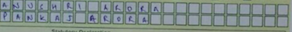
#> input picture fill3.png, 292 x 32 px
$ python seg_rect.py   (older library calls are emulated)
#> lines starting #> are read from the running program, lines starting #| are printed output that depends on the picture; after the words box and inside, x2 and y2 are one past the last pixel; in counts of white or black regions, pixels touching at a corner belong together
import cv2
import numpy as np
import matplotlib as plt


img_clr = cv2.imread('fill3.png')
#> img_clr is the input picture: shape (32, 292, 3); mean B, G, R 136.3, 140.5, 127.2
img = cv2.imread('fill3.png',cv2.IMREAD_GRAYSCALE)
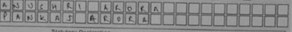
#> img: shape (32, 292); min 43, max 175, mean 135.6

# resize image
print(img.shape)
#| (32, 292)
scale = 800.0 / img.shape[1]
#> scale = 2.74
resized = cv2.resize(img, (int(img.shape[1] * scale), int(img.shape[0] * scale)))
img_clr = cv2.resize(img, (int(img_clr.shape[1] * scale), int(img_clr.shape[0] * scale)))

# Threshold
kernel = np.ones((1, 3), np.uint8)
im = cv2.morphologyEx(resized, cv2.MORPH_BLACKHAT, kernel, anchor=(1, 0))
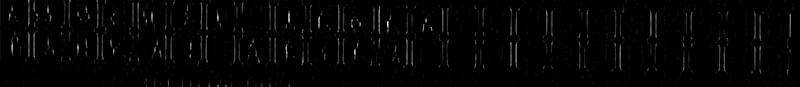
#> im: shape (87, 800); min 0, max 27, mean 0.5; drawn with min black and max white
thresh, im = cv2.threshold(resized, 140, 255, cv2.THRESH_BINARY)
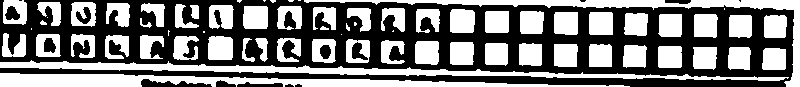
#> im: shape (87, 800); 47.2% white; 68 white regions (14 under 20 px), largest, box (x1, y1, x2, y2) and area: (0, 73, 630, 87) 4403, (0, 60, 789, 81) 4194, (304, 0, 800, 87) 3271

# dilation and erosion
kernel = np.ones((1, 3), np.uint8)
im = cv2.morphologyEx(im, cv2.MORPH_DILATE, kernel, anchor=(2, 0), iterations=2)
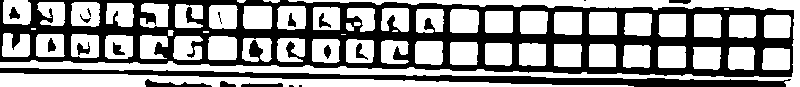
#> im: shape (87, 800); 56.8% white; 20 black regions (5 under 20 px), largest, box (x1, y1, x2, y2) and area: (0, 0, 794, 77) 24202, (0, 68, 791, 87) 4599, (145, 79, 212, 87) 250
im = cv2.morphologyEx(im, cv2.MORPH_CLOSE, kernel, anchor=(2, 0), iterations=2)
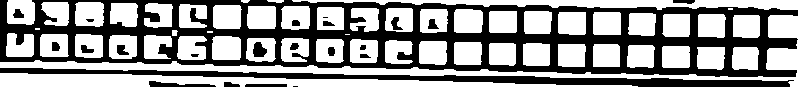
#> im: shape (87, 800); 57.3% white; 23 black regions (2 under 20 px), largest, box (x1, y1, x2, y2) and area: (0, 0, 798, 77) 23702, (0, 68, 794, 87) 4597, (149, 81, 216, 87) 233

# Remove elements that are too small to fit/excess noise removal
kernel = np.ones((3, 3), np.uint8)
im = cv2.morphologyEx(im, cv2.MORPH_OPEN, kernel, iterations=1)
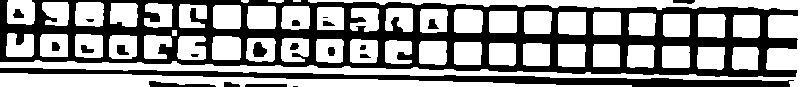
#> im: shape (87, 800); 57.1% white; 22 black regions (2 under 20 px)

# contour detection
# im2, contours, hierarchy = cv2.findContours(im,cv2.RETR_TREE,cv2.CHAIN_APPROX_SIMPLE)
contours, hierarchy = cv2.findContours(im,cv2.RETR_TREE,cv2.CHAIN_APPROX_SIMPLE)
#> contours = 65 contours, 3 with area under 20; largest, box (x1, y1, x2, y2) and area: (0, 0, 800, 87) 7484, (0, 73, 632, 87) 4072, (75, 2, 104, 27) 625, (212, 36, 241, 60) 624, (454, 9, 483, 33) 620
unscale = 1.0 / scale
#> unscale = 0.365
contours = sorted(contours, key = cv2.contourArea)[:]
c=0
rect_c = 0
if contours != None:
	for contour in contours:
		c = c+1
		peri = cv2.arcLength(contour, True)
		approx = cv2.approxPolyDP(contour, 0.04 * peri, True)
        # segment based on area
		print(str(c)+ " Contour area: ", cv2.contourArea(contour))
		if (cv2.contourArea(contour) >= 650 or cv2.contourArea(contour) <=400 ):
			rect_c = rect_c+1
			print("Missed : "+str(rect_c)+" Area of missed: "+ str(cv2.contourArea(contour)))
			continue
		#draw rect of smallest possible size for contour
		rect = cv2.minAreaRect(contour)
		#print("Detected Contour area: ", cv2.minAreaRect(contour))
		#rect = ((int(rect[0][0] * unscale), int(rect[0][1] * unscale)),(int(rect[1][0] * unscale), int(rect[1][1] * unscale)),rect[2])
		box = cv2.boxPoints(rect)
		box = np.int0(box)
		cv2.drawContours(img_clr,[box],0,(0,255,0),thickness=2)
#> this loop made 65 passes
#> (peri, approx) on passes 1, 4, 5, 9, 11, 17: (16, [[293, 0], [293, 1], [300, 1], [300, 0]]), (18, [[172, 30], [172, 35], [176, 35], [176, 30]]), (32.83, [[268, 0], [276, 2], [283, 1]]), (29.9, [[359, 54], [366, 53], [371, 57], [360, 58]]), (33.31, [[322, 21], [327, 20], [335, 25], [323, 26]]), (40.14, [[430, 18], [435, 19], [438, 29], [427, 28]])
#> peri on passes 2, 3, 6, 7, 8, 10: 13.66, 16.83, 21.9, 22.49, 22.49, 27.9
#> (printed output is left out)
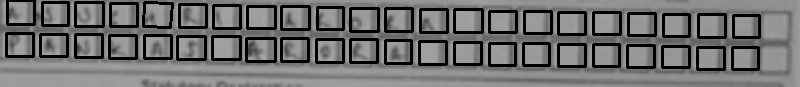
#> img_clr: shape (87, 800); min 0, max 169, mean 110.7
#> after the loop, c = 65; rect_c = 21


cv2.imshow("img",img_clr)
cv2.waitKey(0)
# cv2.destroyAllWindows()

$ run again, with fill4.png copied over fill3.png
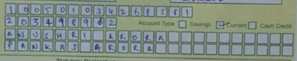
#> input picture fill4.png, 297 x 61 px
#> img_clr is the input picture: shape (61, 297, 3); mean B, G, R 133.2, 141.9, 129.3
#| (61, 297)
#> `im = cv2.morphologyEx(im, cv2.MORPH_OPEN, kernel, iterations=1)`:
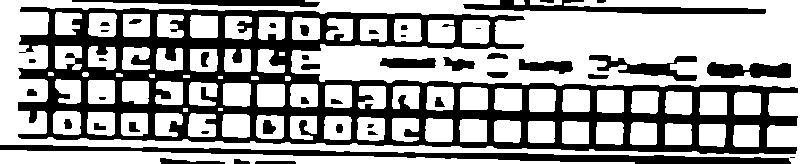
#> im: shape (164, 800); 62.3% white; 45 black regions (5 under 20 px)
#> contours = 116 contours, 13 with area under 20; largest, box (x1, y1, x2, y2) and area: (0, 0, 800, 164) 117064, (17, 6, 799, 155) 74012, (0, 150, 635, 164) 4139, (588, 54, 698, 82) 1272, (706, 61, 792, 79) 1104
#> the loop `for contour in contours:` made 116 passes
#> (peri, approx) on passes 1, 2, 5, 6, 10, 12, 14, 18: (12, [[218, 108], [218, 110], [222, 110], [222, 108]]), (12, [[218, 76], [218, 78], [222, 78], [222, 76]]), (14, [[183, 108], [183, 111], [187, 111], [187, 108]]), (16, [[183, 75], [183, 77], [189, 77], [189, 75]]), (16, [[279, 52], [279, 55], [284, 55], [284, 52]]), (17.41, [[116, 73], [116, 76], [122, 76], [122, 74]]), (19.41, [[251, 76], [251, 79], [258, 79], [257, 76]]), (22.49, [[98, 58], [103, 57], [107, 60], [99, 61]])
#> (printed output is left out)
#> after the loop `for contour in contours:`:
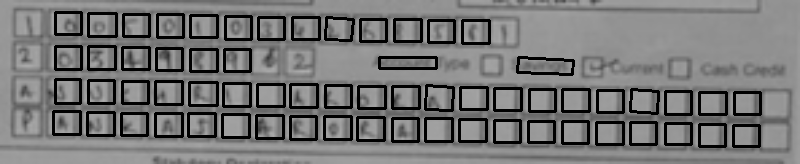
#> img_clr: shape (164, 800); min 0, max 174, mean 117.7
#> after the loop `for contour in contours:`: c = 116; rect_c = 53
